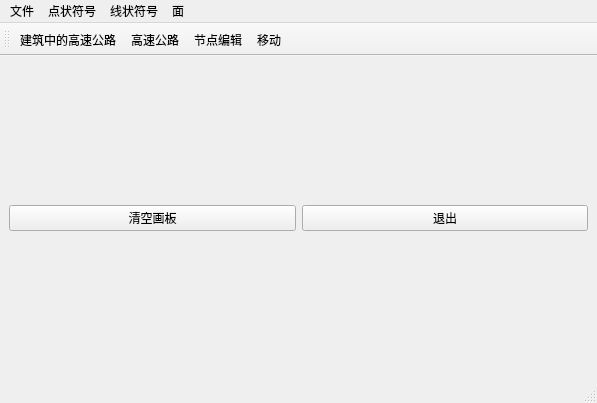
<?xml version="1.0" encoding="UTF-8"?>
<ui version="4.0">
 <class>MainWindow</class>
 <widget class="QMainWindow" name="MainWindow">
  <property name="geometry">
   <rect>
    <x>0</x>
    <y>0</y>
    <width>597</width>
    <height>403</height>
   </rect>
  </property>
  <property name="sizePolicy">
   <sizepolicy hsizetype="Expanding" vsizetype="Expanding">
    <horstretch>0</horstretch>
    <verstretch>0</verstretch>
   </sizepolicy>
  </property>
  <property name="windowTitle">
   <string>简易绘图系统</string>
  </property>
  <widget class="QWidget" name="centralwidget">
   <layout class="QGridLayout" name="gridLayout">
    <item row="0" column="0" colspan="2">
     <layout class="QGridLayout" name="drawGridLayout"/>
    </item>
    <item row="2" column="0">
     <widget class="QPushButton" name="button_clear">
      <property name="text">
       <string>清空画板</string>
      </property>
     </widget>
    </item>
    <item row="2" column="1">
     <widget class="QPushButton" name="button_exit">
      <property name="text">
       <string>退出</string>
      </property>
     </widget>
    </item>
   </layout>
  </widget>
  <widget class="QStatusBar" name="statusbar"/>
  <widget class="QMenuBar" name="menubar">
   <property name="geometry">
    <rect>
     <x>0</x>
     <y>0</y>
     <width>597</width>
     <height>18</height>
    </rect>
   </property>
   <widget class="QMenu" name="POINT_MENU">
    <property name="title">
     <string>点状符号</string>
    </property>
    <addaction name="point_sanjiao"/>
    <addaction name="point_tianwendian"/>
    <addaction name="point_yancong"/>
    <addaction name="point_chuyouguan"/>
    <addaction name="point_guta"/>
    <addaction name="point_fadian"/>
   </widget>
   <widget class="QMenu" name="LINE_MENU">
    <property name="title">
     <string>线状符号</string>
    </property>
    <addaction name="line_highway"/>
    <addaction name="line_buildinghighway"/>
    <addaction name="line_buildingprovincialroad"/>
    <addaction name="line_xianroad"/>
    <addaction name="line_airplane"/>
    <addaction name="line_milestone"/>
   </widget>
   <widget class="QMenu" name="POLYGON_MENU">
    <property name="title">
     <string>面</string>
    </property>
   </widget>
   <widget class="QMenu" name="FILE_MENU">
    <property name="title">
     <string>文件</string>
    </property>
    <addaction name="FILE_NEW"/>
    <addaction name="FILE_OPEN"/>
    <addaction name="FILE_SAVE"/>
    <addaction name="FILE_SAVE_AS"/>
    <addaction name="separator"/>
    <addaction name="FILE_MRU_FILE10"/>
    <addaction name="separator"/>
    <addaction name="APP_EXIT"/>
   </widget>
   <addaction name="FILE_MENU"/>
   <addaction name="POINT_MENU"/>
   <addaction name="LINE_MENU"/>
   <addaction name="POLYGON_MENU"/>
  </widget>
  <widget class="QToolBar" name="toolBar">
   <property name="windowTitle">
    <string>toolBar</string>
   </property>
   <attribute name="toolBarArea">
    <enum>TopToolBarArea</enum>
   </attribute>
   <attribute name="toolBarBreak">
    <bool>false</bool>
   </attribute>
   <addaction name="line_buildinghighway"/>
   <addaction name="line_highway"/>
   <addaction name="Node_Edit"/>
   <addaction name="Item_Move"/>
  </widget>
  <action name="FILE_NEW">
   <property name="text">
    <string>新建</string>
   </property>
  </action>
  <action name="FILE_OPEN">
   <property name="text">
    <string>打开</string>
   </property>
  </action>
  <action name="FILE_SAVE">
   <property name="text">
    <string>保存</string>
   </property>
  </action>
  <action name="FILE_SAVE_AS">
   <property name="text">
    <string>另存为</string>
   </property>
  </action>
  <action name="FILE_MRU_FILE10">
   <property name="text">
    <string>最近的文件</string>
   </property>
  </action>
  <action name="point_sanjiao">
   <property name="text">
    <string>三角点</string>
   </property>
   <property name="toolTip">
    <string>三角点</string>
   </property>
  </action>
  <action name="APP_EXIT">
   <property name="text">
    <string>退出</string>
   </property>
  </action>
  <action name="line_buildinghighway">
   <property name="text">
    <string>建筑中的高速公路</string>
   </property>
  </action>
  <action name="line_highway">
   <property name="text">
    <string>高速公路</string>
   </property>
  </action>
  <action name="Node_Edit">
   <property name="text">
    <string>节点编辑</string>
   </property>
  </action>
  <action name="Item_Move">
   <property name="text">
    <string>移动</string>
   </property>
  </action>
  <action name="line_buildingprovincialroad">
   <property name="text">
    <string>建筑中的省干线公路</string>
   </property>
  </action>
  <action name="line_xianroad">
   <property name="text">
    <string>县乡公路</string>
   </property>
  </action>
  <action name="line_airplane">
   <property name="text">
    <string>能起降飞机的公路段</string>
   </property>
  </action>
  <action name="line_milestone">
   <property name="text">
    <string>公路里程起止符号</string>
   </property>
  </action>
  <action name="point_chuyouguan">
   <property name="text">
    <string>储油罐</string>
   </property>
  </action>
  <action name="point_guta">
   <property name="text">
    <string>古塔</string>
   </property>
  </action>
  <action name="point_fadian">
   <property name="text">
    <string>发电厂</string>
   </property>
  </action>
  <action name="point_tianwendian">
   <property name="text">
    <string>独立天文点</string>
   </property>
  </action>
  <action name="point_yancong">
   <property name="text">
    <string>烟囱</string>
   </property>
  </action>
 </widget>
 <resources/>
 <connections/>
</ui>
